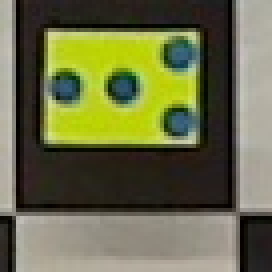
#> input picture Testing/small_square.jpg, 68 x 68 px, given in place of the camera (shown 4 times larger)
$ python scratch5.py   (Python 2 division)   (older library calls are emulated)
#> lines starting #> are read from the running program, lines starting #| are printed output that depends on the picture; after the words box and inside, x2 and y2 are one past the last pixel; in counts of white or black regions, pixels touching at a corner belong together
__author__ = 'sanps'

__author__ = 'sanps'

from time import time

import cv2

cap = cv2.VideoCapture(0)

t = 0
i = 0

while True:
    # Capture frame-by-frame
    i += 1
    _, frame = cap.read()
#> frame is the input picture: shape (68, 68, 3); mean B, G, R 72.5, 108, 105.9

    o = frame

    frame = cv2.resize(frame, (64 * 2, 48 * 2))
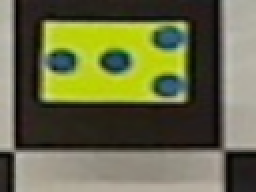
#> frame: shape (96, 128, 3) (shown 2 times larger); mean B, G, R 72.3, 107.9, 105.8

    t1 = time()

    frame = cv2.Canny(frame, 150, 200)
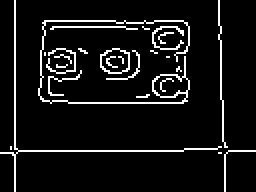
#> frame: shape (96, 128) (shown 2 times larger); 7.7% white in thin lines or dots

    frame = cv2.dilate(frame, None, iterations=2)
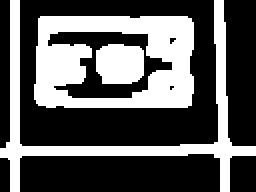
#> frame: shape (96, 128) (shown 2 times larger); 35.4% white; 3 white regions, box (x1, y1, x2, y2) and area: (17, 8, 97, 54) 2334, (0, 0, 128, 96) 1592, (48, 22, 72, 42) 429

    fd = frame
    frame = cv2.erode(frame, None, iterations=1)
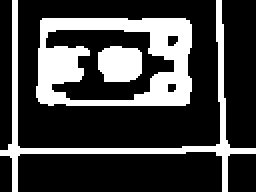
#> frame: shape (96, 128) (shown 2 times larger); 25.5% white; 3 white regions

    fe = frame
    image, contours, hierarchy = cv2.findContours(frame, cv2.RETR_LIST, cv2.CHAIN_APPROX_SIMPLE)
#> contours = 6 contours; box (x1, y1, x2, y2) and area: (18, 9, 96, 53) 3203, (22, 14, 88, 51) 1585, (0, 0, 128, 96) 670, (49, 23, 71, 41) 312, (83, 17, 90, 24) 30, (83, 41, 89, 47) 22

    t2 = time()

    t += t2 - t1

    # thresh2 = thresh.copy()

    # Find contours in the threshold image


    for c in contours:
        try:
            M = cv2.moments(c)
            cx, cy = int(M['m10'] / M['m00']), int(M['m01'] / M['m00'])
            # cv2.circle(o, (cx * 640 / (64 * 2), cy * 480 / (48 * 2)), 5, 255, -1)
            cv2.circle(o, cx, cy, 5, 255, -1)
        except:
            pass
#> this loop made 6 passes
#> (cx, cy) on passes 1 to 6: (85, 43), (59, 31), (85, 19), (54, 31), (56, 30), (61, 58)

    try:
        pass
        # cv2.drawContours(frame, contours[0], 10, 255, -1)
    except:
        pass
    # Display the resulting frame
    cv2.imshow('frame', o)
    if cv2.waitKey(1) & 0xFF == ord('q'):
#> (key q is pressed here)
        break

print t, t / i

# When everything done, release the capture
cap.release()
cv2.destroyAllWindows()

$ run again, on Testing/zoomed_in.jpg
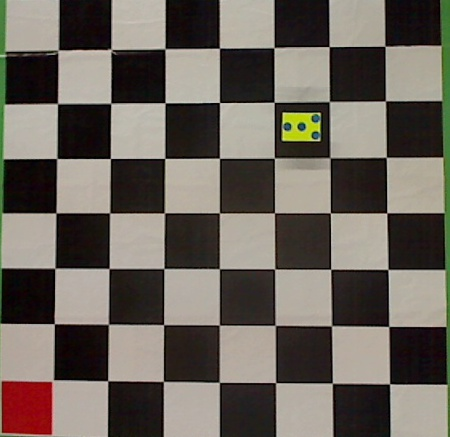
#> input picture Testing/zoomed_in.jpg, 450 x 437 px, given in place of the camera
#> frame is the input picture: shape (437, 450, 3); mean B, G, R 91.8, 100, 107
#> `frame = cv2.Canny(frame, 150, 200)`:
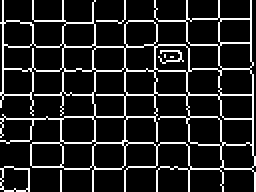
#> frame: shape (96, 128) (shown 2 times larger); 13.5% white in thin lines or dots
#> `frame = cv2.erode(frame, None, iterations=1)`:
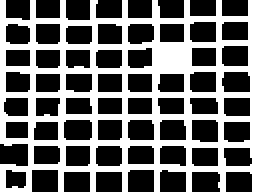
#> frame: shape (96, 128) (shown 2 times larger); 41% white; 1 white region
#> contours = 48 contours; largest, box (x1, y1, x2, y2) and area: (0, 0, 128, 96) 9959, (95, 59, 110, 72) 160, (31, 59, 47, 71) 157, (110, 35, 126, 47) 154, (110, 22, 125, 34) 149
#> the loop `for c in contours:` made 48 passes
#> (cx, cy) on passes 1 to 8: (7, 89), (118, 77), (102, 77), (86, 77), (70, 77), (54, 77), (38, 77), (22, 77)
